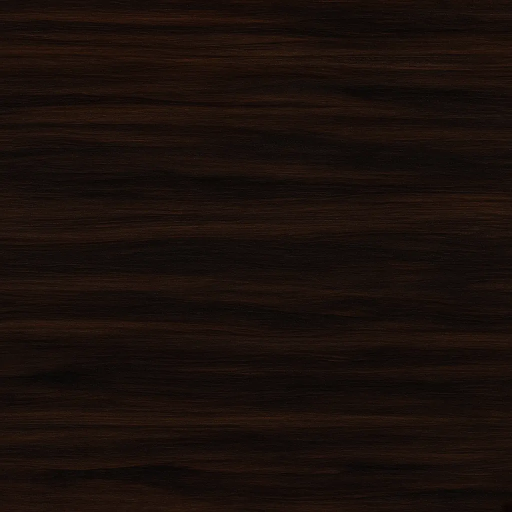
#> input picture assets/img/tex-walnut.webp, 1024 x 1024 px, found by its file name (shown at 1/2 size)
$ python mock_cards.py ../../img/tex-walnut.webp ../../img/tex-leather.webp
#> lines starting #> are read from the running program, lines starting #| are printed output that depends on the picture
#!/usr/bin/env python3
"""Mockup: objects on the app's dark wood and light leather cards (illustration only)."""
import sys
from PIL import Image, ImageDraw, ImageFont, ImageFilter
IMG, OUT = sys.argv[1], sys.argv[2]
F = "fonts/"
serif = ImageFont.truetype(F + "NotoSerif-Bold.ttf", 40)
sans = ImageFont.truetype(F + "NotoSans-Regular.ttf", 24)
items = [("menorah_temple", "Праздники", "Менора Храма и Ханука"),
         ("kiddush_cup", "Шаббат", "Кидуш, свечи и хала"),
         ("torah_rolled", "Основы", "Тора, народ и вера")]
themes = [("textures/tex-walnut.webp", (36, 23, 16), (201, 162, 90), (239, 227, 204), (191, 174, 143)),
          ("textures/tex-leather.webp", (200, 179, 139), (107, 71, 18), (42, 26, 12), (90, 66, 40))]
W, H, PAD = 560, 640, 36
sheet = Image.new("RGB", (PAD + len(items) * (W + PAD), PAD + 2 * (H + PAD)))
#> sheet: PIL image 1824x1388 RGB; every value is 0
for r, (tex, card, line, fg, mut) in enumerate(themes):
    bg = Image.open(tex).convert("RGB").resize((sheet.width, H + 2 * PAD))
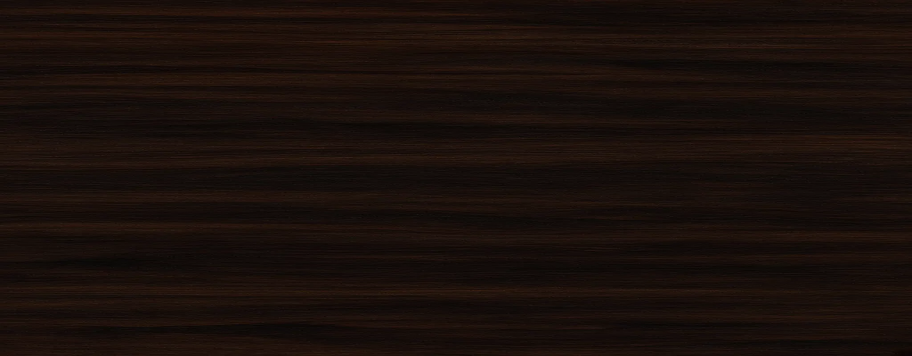
#> bg: PIL image 1824x712 RGB (shown at 1/2 size); mean R, G, B 25.1, 15, 10.6
    sheet.paste(bg, (0, r * (H + PAD)))
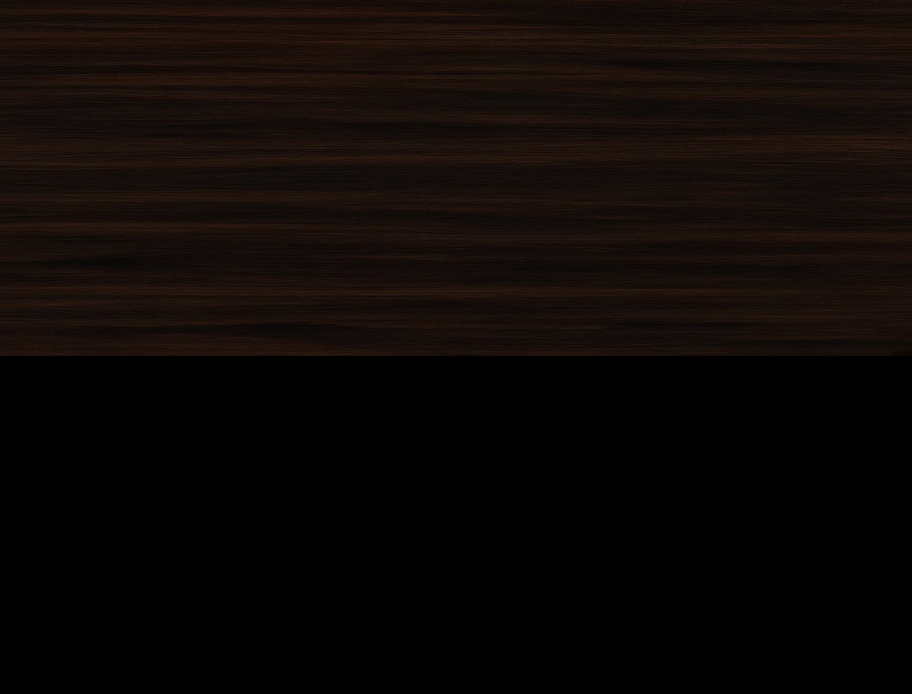
#> sheet: PIL image 1824x1388 RGB (shown at 1/2 size); mean R, G, B 12.9, 7.7, 5.4
    for c, (name, title, sub) in enumerate(items):
        x, y = PAD + c * (W + PAD), PAD + r * (H + PAD)
        panel = Image.new("RGBA", (W, H), (0, 0, 0, 0))
#> panel: PIL image 560x640 RGBA; every value is 0
        d = ImageDraw.Draw(panel)
        d.rounded_rectangle([0, 0, W - 1, H - 1], 22, fill=card + (238,), outline=line + (150,), width=2)
        glow = Image.new("RGBA", (W, H), (0, 0, 0, 0))
        ImageDraw.Draw(glow).ellipse([90, 40, W - 90, 440], fill=(255, 190, 110, 40 if r == 0 else 26))
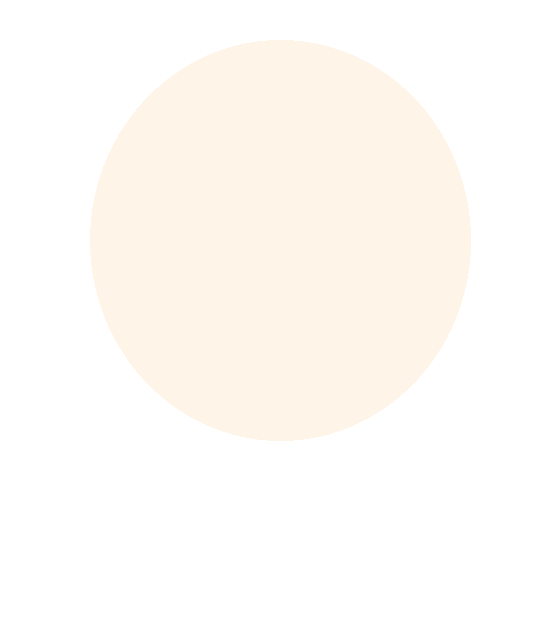
#> glow: PIL image 560x640 RGBA; mean R, G, B, A 85.4, 63.6, 36.8, 13.4; transparent parts drawn white
        panel.alpha_composite(glow.filter(ImageFilter.GaussianBlur(50)))
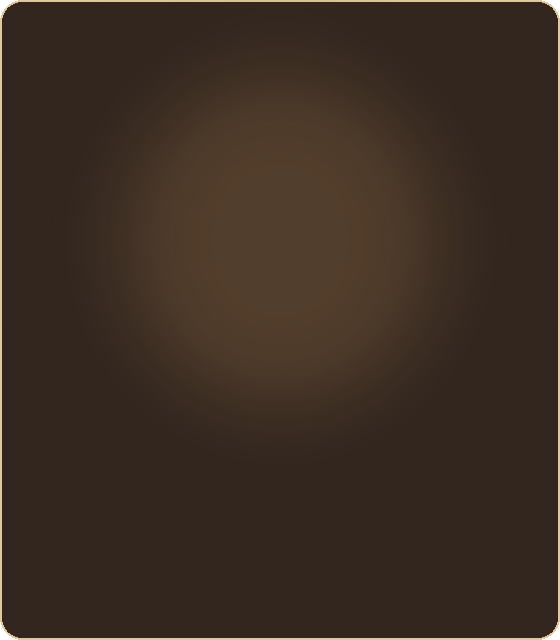
#> panel: PIL image 560x640 RGBA; mean R, G, B, A 46.3, 31.1, 20.5, 237.4; transparent parts drawn white
#> (the run stopped early here; a loop or call above may not have finished)

$ run again, with assets/img/bg-dark.webp copied over assets/img/tex-walnut.webp
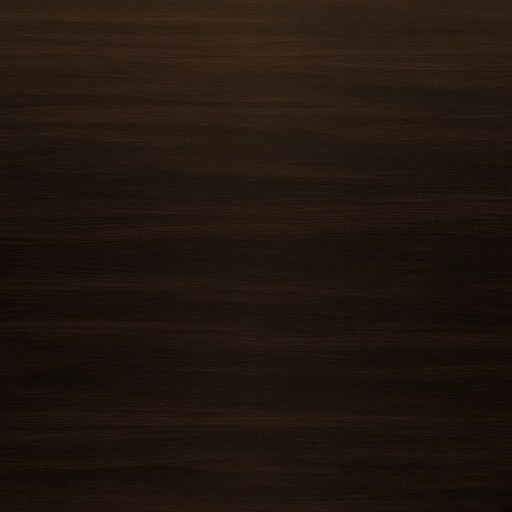
#> input picture assets/img/bg-dark.webp, 1024 x 1024 px, found by its file name (shown at 1/2 size)
#> `bg = Image.open(tex).convert("RGB").resize((sheet.width, H + 2 * PAD))`:
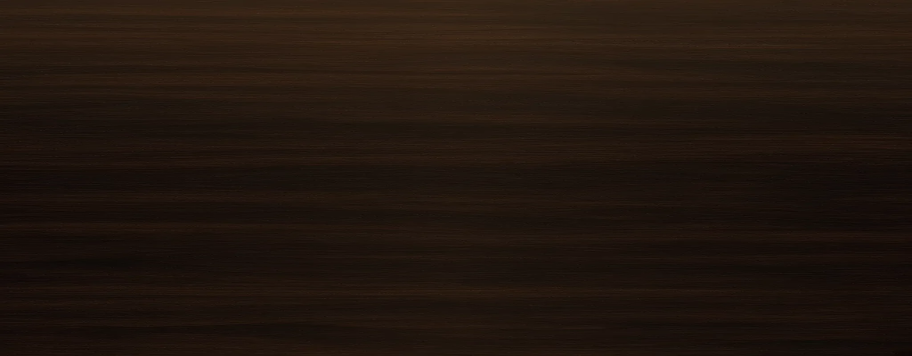
#> bg: PIL image 1824x712 RGB (shown at 1/2 size); mean R, G, B 32.9, 21.5, 13.9
#> `sheet.paste(bg, (0, r * (H + PAD)))`:
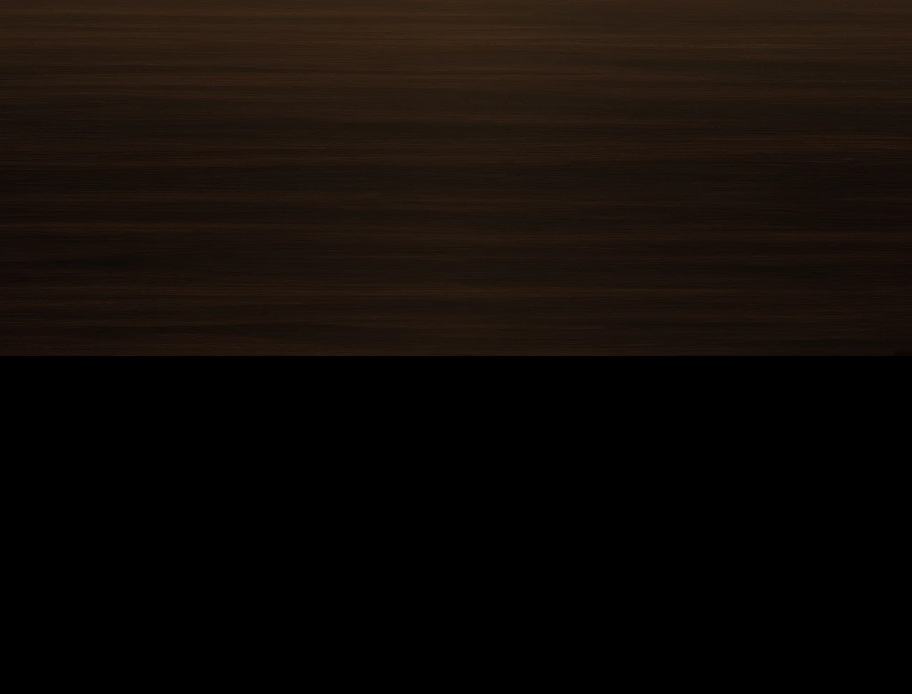
#> sheet: PIL image 1824x1388 RGB (shown at 1/2 size); mean R, G, B 16.9, 11, 7.1
